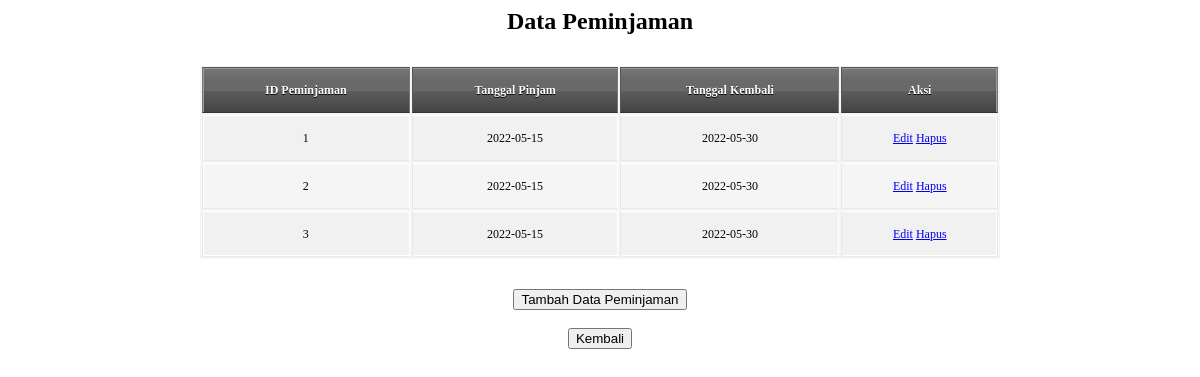
The app's page /Peminjaman.php with its own data.
### tables this page shows
CREATE TABLE `peminjaman` (
  `id_peminjaman` int(11) NOT NULL,
  `tgl_pinjam` date NOT NULL,
  `tgl_kembali` date NOT NULL
);

### Koneksi.php (called while the page is built)
<?php
function koneksi()
{
    try {
        $dbb = new PDO('mysql:host=localhost;dbname=sistem_perpustakaan', "root", "");
        $dbb->setAttribute( PDO::ATTR_ERRMODE, PDO::ERRMODE_EXCEPTION );
      }
      catch (PDOException $e) {
        print "Koneksi atau query bermasalah: " . $e->getMessage() . "<br/>";
        die();
      }
    return $dbb;
}
?>

### Model.php (the view, shortened to what this page needs)
<html>
    <head>
    </head>
    </html>
    <?php
    require("./Koneksi.php");
    function readData($nama_tabel)
    {
        $stmt = koneksi()->prepare("SELECT * FROM $nama_tabel");
        $stmt-> execute();
        $result = $stmt-> fetchAll();
        if (!empty($result)) {
            if ($nama_tabel == "member") {
                foreach ($result as $hasil) {
                    echo "<tr>";
                    echo "<td>" . $hasil['id_member'] . "</td>";
                    echo "<td>" . $hasil['nama_member'] . "</td>";
                    echo "<td>" . $hasil['nomor_member'] . "</td>";
                    echo "<td>" . $hasil['alamat'] . "</td>";
                    echo "<td>" . $hasil["tgl_mendaftar"] . "</td>";
                    echo "<td>" . $hasil["tgl_terakhir_bayar"] . "</td>";
                    echo "<td>";
                    echo "<a class='btn btn-primary' href='FormMember.php?id_member=" . $hasil['id_member'] . "'>Edit</a>";
                    echo " ";
                    echo "<a class='btn btn-danger' href='Member.php?id_member=" . $hasil['id_member'] . "' onclick=\"return confirm('Yakin Ingin Dihapus?')\">Hapus</a>";
                    echo "</td>";
                    echo "</tr>";
                }
            }
            elseif ($nama_tabel == "peminjaman") {
                foreach ($result as $hasil) {
                    echo "<tr>";
                    echo "<td>" . $hasil["id_peminjaman"] . "</td>";
                    echo "<td>" . $hasil["tgl_pinjam"] . "</td>";
                    echo "<td>" . $hasil["tgl_kembali"] . "</td>";
                    echo "<td>";
                    echo "<a class='btn btn-primary' href='FormPeminjaman.php?id_peminjaman=" . $hasil['id_peminjaman'] . "'>Edit</a>";
                    echo "<a class='btn btn-danger' href='Peminjaman.php?id_peminjaman=" . $hasil['id_peminjaman'] . "' onclick=\"return confirm('Yakin Ingin Dihapus?')\">Hapus</a>";
                    echo "</td>";
                    echo "</tr>";
                }
            }
        }
    }

### Peminjaman.php (style rules this page uses)
td { border-right: 1px solid #fff; border-left: 1px solid #e8e8e8; border-top: 1px solid #fff; border-bottom: 1px solid #e8e8e8; padding: 10px 15px; position: relative; transition: all 300ms; }
td:first-child { box-shadow: inset 1px 0 0 #fff; }
td:last-child { border-right: 1px solid #e8e8e8; box-shadow: inset -1px 0 0 #fff; }
tr { background: url(https://jackrugile.com/images/misc/noise-diagonal.png); }
tr:nth-child(odd) td { background: #f1f1f1 url(https://jackrugile.com/images/misc/noise-diagonal.png); }
tr:last-of-type td { box-shadow: inset 0 -1px 0 #fff; }
tr:last-of-type td:first-child { box-shadow: inset 1px -1px 0 #fff; }
tr:last-of-type td:last-child { box-shadow: inset -1px -1px 0 #fff; }

### records on screen
peminjaman: id_peminjaman "1", tgl_pinjam "2022-05-15", tgl_kembali "2022-05-30"
peminjaman: id_peminjaman "2", tgl_pinjam "2022-05-15", tgl_kembali "2022-05-30"
peminjaman: id_peminjaman "3", tgl_pinjam "2022-05-15", tgl_kembali "2022-05-30"
